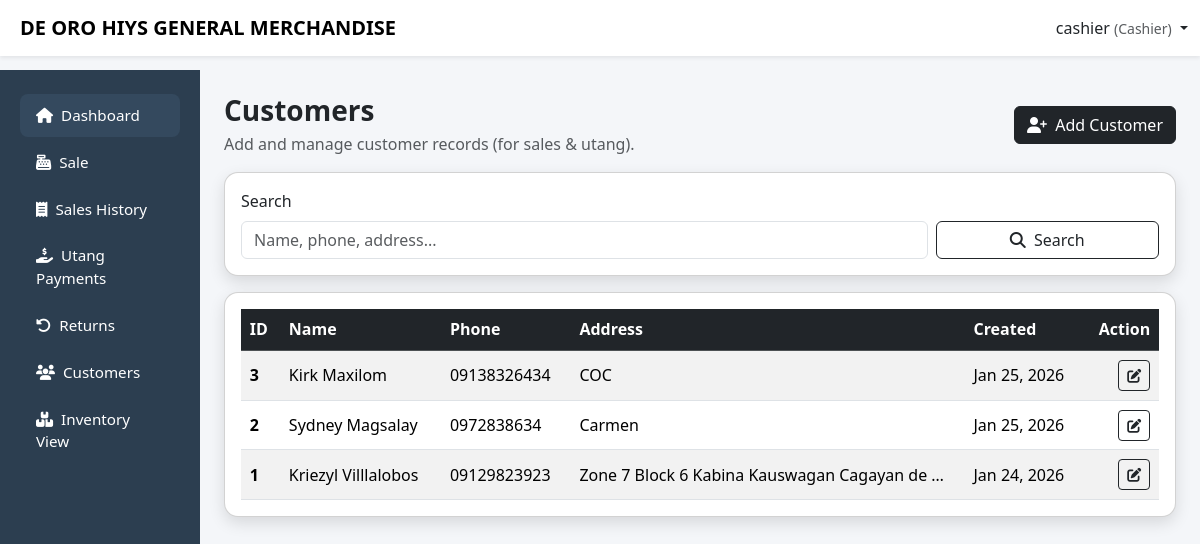
The page /cashier/customers.php (signed in) on the database as committed earlier.
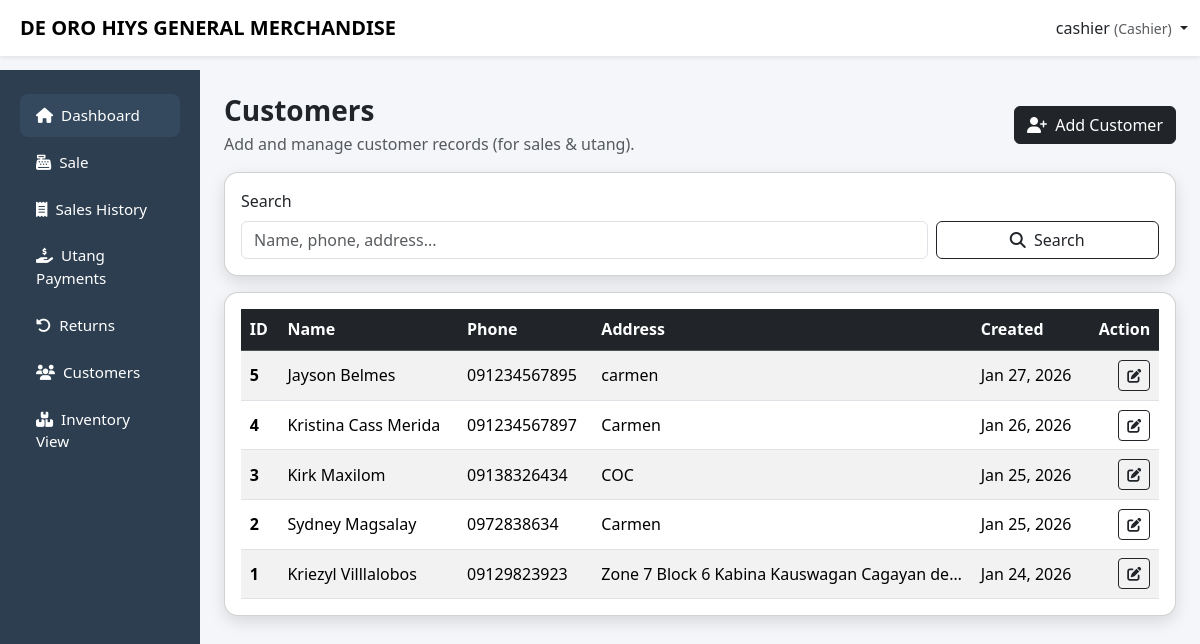
The same page on the database as committed later.
### tables this page shows
CREATE TABLE `customers` (
  `customer_id` int(11) NOT NULL,
  `first_name` varchar(50) DEFAULT NULL,
  `last_name` varchar(50) DEFAULT NULL,
  `phone` varchar(20) DEFAULT NULL,
  `address` text DEFAULT NULL,
  `created_at` timestamp NOT NULL DEFAULT current_timestamp()
);

### cashier/customers.php (the view, shortened to what this page needs)
<?php
$username = $_SESSION['username'] ?? 'Cashier';
include '../config/db.php';
function h($v){ return htmlspecialchars((string)$v, ENT_QUOTES, 'UTF-8'); }
$q = trim($_GET['q'] ?? '');
$sql = "SELECT * FROM customers";
$sql .= " ORDER BY created_at DESC LIMIT 200";
$stmt = $conn->prepare($sql);
$stmt->execute();
$customers = $stmt->get_result();
?>
<!DOCTYPE html>
<html lang="en">
<head>
<link href="https://cdn.jsdelivr.net/npm/bootstrap@5.3.2/dist/css/bootstrap.min.css" rel="stylesheet">
<link href="https://cdnjs.cloudflare.com/ajax/libs/font-awesome/6.5.1/css/all.min.css" rel="stylesheet">
<link href="../css/layout.css" rel="stylesheet">
</head>
<body>
<nav class="navbar navbar-expand-lg navbar-light bg-white shadow-sm fixed-top">
<div class="container-fluid">
<span class="navbar-brand fw-bold ms-2">DE ORO HIYS GENERAL MERCHANDISE</span>
<div class="ms-auto dropdown">
<a class="nav-link dropdown-toggle" data-bs-toggle="dropdown">
<?= h($username) ?> <small class="text-muted">(Cashier)</small>
</a>
</div>
</div>
</nav>
<div class="container-fluid">
<div class="row">
<?php include '../includes/cashier_sidebar.php'; ?>
<main class="col-lg-10 ms-sm-auto px-4 main-content">
<div class="py-4">
<div class="d-flex justify-content-between align-items-center flex-wrap gap-2 mb-3">
<div>
<h3 class="fw-bold mb-1">Customers</h3>
<div class="text-muted">Add and manage customer records (for sales & utang).</div>
</div>
<button class="btn btn-dark" data-bs-toggle="modal" data-bs-target="#addCustomerModal">
<i class="fa-solid fa-user-plus me-1"></i> Add Customer
</button>
</div>
<div class="card modern-card mb-3">
<div class="card-body">
<form class="row g-2 align-items-end" method="GET">
<div class="col-12 col-md-9">
<label class="form-label">Search</label>
<input class="form-control" name="q" value="<?= h($q) ?>" placeholder="Name, phone, address...">
</div>
<div class="col-12 col-md-3 d-grid">
<button class="btn btn-outline-dark"><i class="fa-solid fa-magnifying-glass me-1"></i> Search</button>
</div>
</form>
</div>
</div>
<div class="card modern-card">
<div class="card-body table-responsive">
<table class="table table-striped align-middle mb-0">
<thead class="table-dark">
<tr>
<th>ID</th>
<th>Name</th>
<th>Phone</th>
<th>Address</th>
<th>Created</th>
<th class="text-end">Action</th>
</tr>
</thead>
<tbody>
<?php if($customers && $customers->num_rows>0): ?>
<?php while($c = $customers->fetch_assoc()): ?>
<?php
$name = trim(($c['first_name'] ?? '').' '.($c['last_name'] ?? ''));
?>
<tr>
<td class="fw-bold"><?= (int)$c['customer_id'] ?></td>
<td><?= h($name ?: 'N/A') ?></td>
<td><?= h($c['phone'] ?? '') ?></td>
<td style="max-width:360px; white-space:nowrap; overflow:hidden; text-overflow:ellipsis;">
<?= h($c['address'] ?? '') ?>
</td>
<td><?= $c['created_at'] ? date("M d, Y", strtotime($c['created_at'])) : '-' ?></td>
<td class="text-end">
<button class="btn btn-sm btn-outline-dark"
data-bs-toggle="modal"
data-bs-target="#editCustomerModal<?= (int)$c['customer_id'] ?>">
<i class="fa-solid fa-pen-to-square"></i>
</button>
</td>
</tr>
<?php endwhile; ?>
<?php else: ?>
<tr><td colspan="6" class="text-center text-muted py-4">No customers found.</td></tr>
<?php endif; ?>
</tbody>
</table>
</div>
</div>
</div>
</main>
</div>
</div>
</body>
</html>

Rows that differ between the two databases and show on the page:
added customers: customer_id "5", first_name+last_name "Jayson Belmes", phone "091234567895", address "carmen", created_at "Jan 27, 2026"
added customers: customer_id "4", first_name+last_name "Kristina Cass Merida", phone "091234567897", address "Carmen", created_at "Jan 26, 2026"
